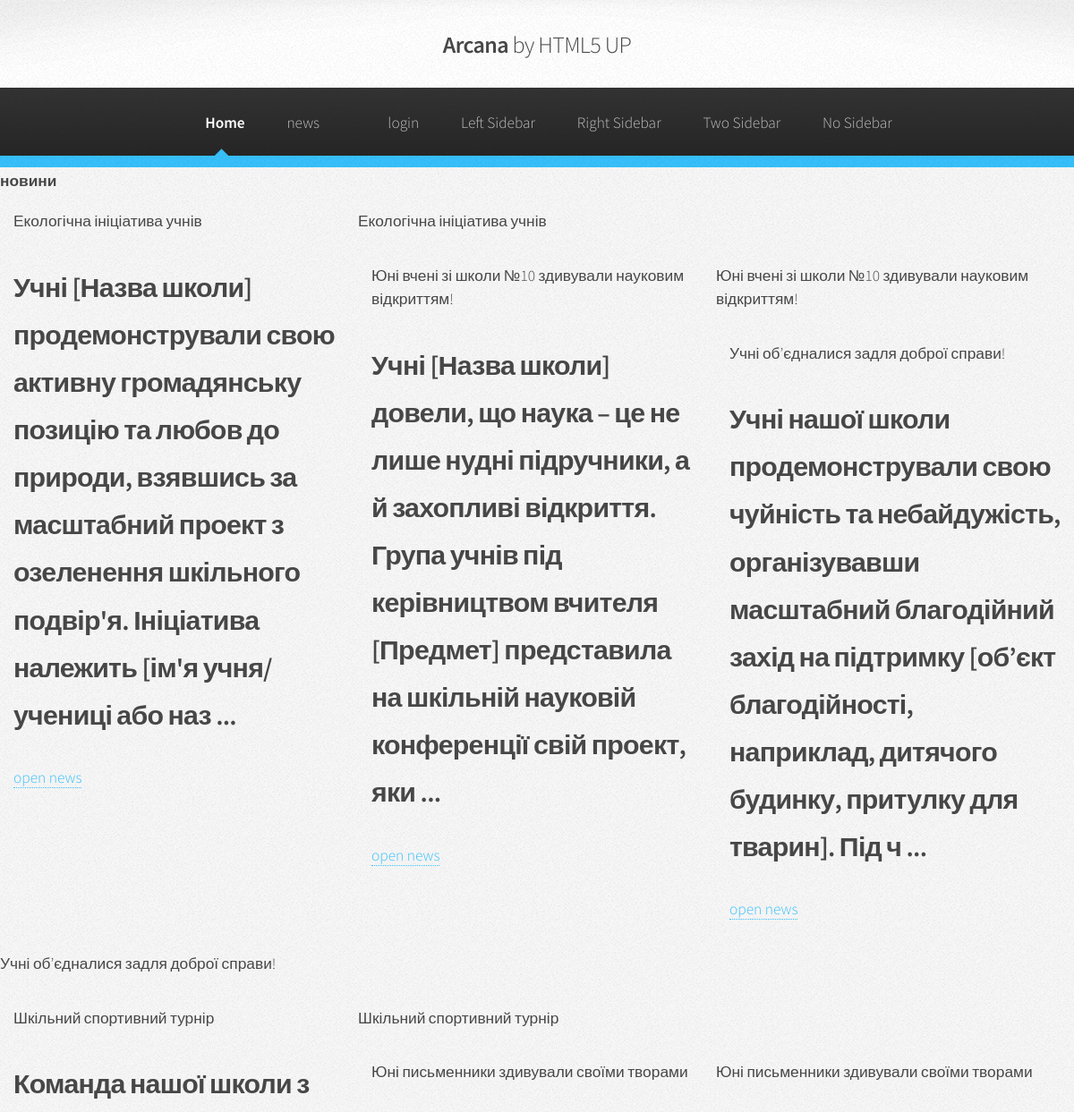
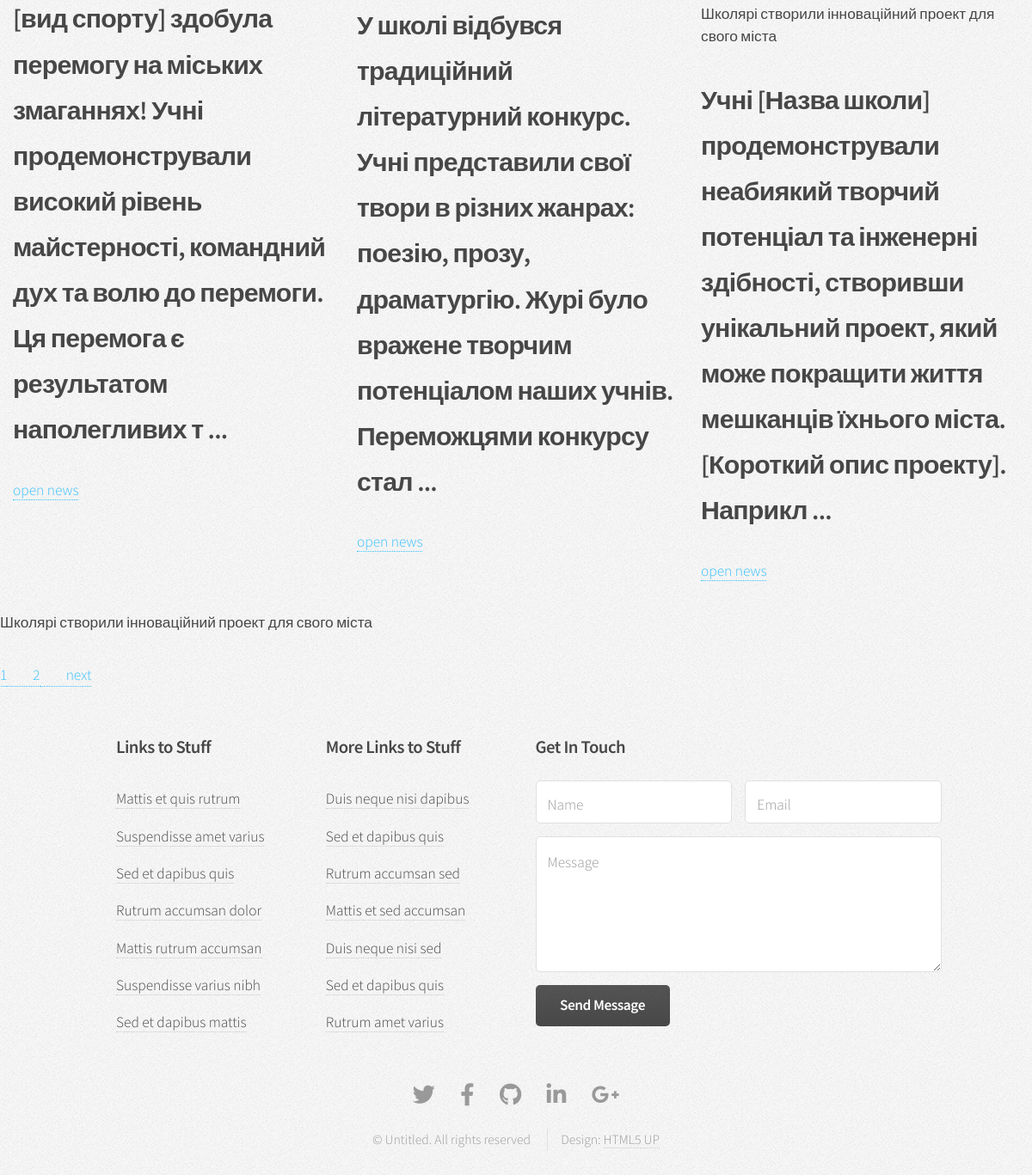
Page /news on the committed database (2 pictures, top to bottom).
### main.py (models this page shows)
class News(db.Model):
    __tablename__ = 'News'
    id = db.Column(db.Integer, primary_key=True)
    name = db.Column(db.String(255), nullable=False)
    image = db.Column(db.String(255), nullable=False)
    text = db.Column(db.Text(), nullable=False)
    created_on = db.Column(db.Date(), default=datetime.utcnow())
    deleted = db.Column(db.Boolean(), default=False)

### main.py (the view)
@app.route('/news')
def news():
    page = request.args.get('page', 1, type=int)
    list_news = News.query.paginate(page=page, per_page=6)
    for item in list_news:
        if len(item.text) > 200:
            item.text = item.text[:200] + ' ...'
    return render_template('news.html', list_news=list_news,
                           user_id=session.get(SESSION_USER_ID))

### templates/news.html (shortened to what this page needs)
{% extends "layout.html" %}
{% block main %}
<h1>новини</h1>
{% for item in list_news %}
<div class="col-md-4 md-margin-bottom-40">
<p>{{item.name}}</p>
<h2>{{item.text}}</h2>
    <p> <a href="/news/{{item.id}}">open news</a> </p>
</div>
<p>{{item.name}}</p>
{% endfor %}
<div class="row">
    {% for page_num in list_news.iter_pages() %}
    <a href="{{ url_for('news', page=list_news.page_num)}}">{{page_num}}</a>
    {% endfor %}
    {% if list_news.next_num %}
    <a href="{{ url_for('news', page=list_news.next_num)}}">next</a>
    {% endif %}
</div>
{% endblock %}

### templates/layout.html (shortened to what this page needs)
<!DOCTYPE HTML>
<html>
<head>
    <link rel="stylesheet" href="https://cdn.jsdelivr.net/npm/bootstrap@3.4.1/dist/css/bootstrap.min.css">
    <link rel="stylesheet" href="static/css/main.css"/>
</head>
<body class="is-preload">
<div id="page-wrapper">
    <div id="header">
        <h1><a href="index.html" id="logo">Arcana <em>by HTML5 UP</em></a></h1>
        <nav id="nav">
            <ul>
                <li class="current"><a href="/">Home</a></li>
                <li> <a href="/news">news</a></li>
                {% if session %}
                <li> <a href="/login">exit</a></li>
                {% else %}
                <li> <a href="/login">login</a></li>
                {% endif %}
                <li><a href="/left-sidebar">Left Sidebar</a></li>
                <li><a href="/right-sidebar">Right Sidebar</a></li>
                <li><a href="/two-sidebar">Two Sidebar</a></li>
                <li><a href="/no-slidebar">No Sidebar</a></li>
            </ul>
        </nav>
    </div>
    <main>
        {%  block main  %} {%  endblock  %}
    </main>
    <div id="footer">
        <div class="container">
            <div class="row">
                <section class="col-3 col-6-narrower col-12-mobilep">
                    <h3>Links to Stuff</h3>
                    <ul class="links">
                        <li><a href="#">Mattis et quis rutrum</a></li>
                        <li><a href="#">Suspendisse amet varius</a></li>
                        <li><a href="#">Sed et dapibus quis</a></li>
                        <li><a href="#">Rutrum accumsan dolor</a></li>
                        <li><a href="#">Mattis rutrum accumsan</a></li>
                        <li><a href="#">Suspendisse varius nibh</a></li>
                        <li><a href="#">Sed et dapibus mattis</a></li>
                    </ul>
                </section>
                <section class="col-3 col-6-narrower col-12-mobilep">
                    <h3>More Links to Stuff</h3>
                    <ul class="links">
                        <li><a href="/">Duis neque nisi dapibus</a></li>
                        <li><a href="/">Sed et dapibus quis</a></li>
                        <li><a href="/">Rutrum accumsan sed</a></li>
                        <li><a href="/">Mattis et sed accumsan</a></li>
                        <li><a href="/">Duis neque nisi sed</a></li>
                        <li><a href="/">Sed et dapibus quis</a></li>
                        <li><a href="/">Rutrum amet varius</a></li>
                    </ul>
                </section>
                <section class="col-6 col-12-narrower">
                    <h3>Get In Touch</h3>
                    <form>
                        <div class="row gtr-50">
                            <div class="col-6 col-12-mobilep">
                                <input type="text" name="name" id="name" placeholder="Name"/>
                            </div>
                            <div class="col-6 col-12-mobilep">
                                <input type="email" name="email" id="email" placeholder="Email"/>
                            </div>
                            <div class="col-12">
                                <textarea name="message" id="message" placeholder="Message" rows="5"></textarea>
                            </div>
                            <div class="col-12">
                                <ul class="actions">
                                    <li><input type="submit" class="button alt" value="Send Message"/></li>
                                </ul>
                            </div>
                        </div>
                    </form>
                </section>
            </div>
        </div>
        <ul class="icons">
            <li><a href="/" class="icon brands fa-twitter"><span class="label">Twitter</span></a></li>
            <li><a href="/" class="icon brands fa-facebook-f"><span class="label">Facebook</span></a></li>
            <li><a href="/" class="icon brands fa-github"><span class="label">GitHub</span></a></li>
            <li><a href="/" class="icon brands fa-linkedin-in"><span class="label">LinkedIn</span></a></li>
            <li><a href="/" class="icon brands fa-google-plus-g"><span class="label">Google+</span></a></li>
        </ul>
        <div class="copyright">
            <ul class="menu">
                <li>&copy; Untitled. All rights reserved</li>
                <li>Design: <a href="http://html5up.net">HTML5 UP</a></li>
            </ul>
        </div>
    </div>
</div>
</body>
</html>

### rows in the picture
News: name "Екологічна ініціатива учнів", text "Учні [Назва школи] продемонстрували свою активну громадянську позицію та любов до природи, взявшись за масштабний проект з озеленення шкільного подвір'я. Ініціатива належить [ім'я учня/учениці або наз ..."
News: name "Юні вчені зі школи №10 здивували науковим відкриттям!", text "Учні [Назва школи] довели, що наука – це не лише нудні підручники, а й захопливі відкриття. Група учнів під керівництвом вчителя [Предмет] представила на шкільній науковій конференції свій проект, яки ..."
News: name "Учні об’єдналися задля доброї справи!", text "Учні нашої школи продемонстрували свою чуйність та небайдужість, організувавши масштабний благодійний захід на підтримку [об’єкт благодійності, наприклад, дитячого будинку, притулку для тварин]. Під ч ..."
News: name "Шкільний спортивний турнір", text "Команда нашої школи з [вид спорту] здобула перемогу на міських змаганнях! Учні продемонстрували високий рівень майстерності, командний дух та волю до перемоги. Ця перемога є результатом наполегливих т ..."
News: name "Юні письменники здивували своїми творами", text "У школі відбувся традиційний літературний конкурс. Учні представили свої твори в різних жанрах: поезію, прозу, драматургію. Журі було вражене творчим потенціалом наших учнів. Переможцями конкурсу стал ..."
News: name "Школярі створили інноваційний проект для свого міста", text "Учні [Назва школи] продемонстрували неабиякий творчий потенціал та інженерні здібності, створивши унікальний проект, який може покращити життя мешканців їхнього міста. [Короткий опис проекту]. Наприкл ..."

### other values in the picture
{{ page_num }} "1" "2"
